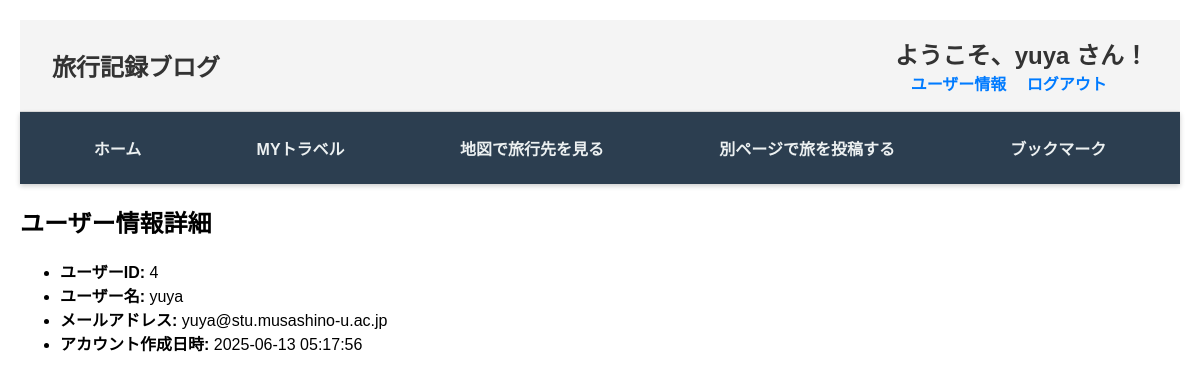
Screenshot of /users_data (signed in) with the database file from the repository.
### tables this page shows
CREATE TABLE users_table (
    id INTEGER PRIMARY KEY AUTOINCREMENT,
    u_name TEXT NOT NULL,
    email TEXT UNIQUE NOT NULL,
    password_hash TEXT NOT NULL,
    created_at TIMESTAMP DEFAULT CURRENT_TIMESTAMP
);

### routes/users_data.py (the view)
@users_data_bp.route('/users_data', methods=['GET'])
def users_data():
    if 'user_id' not in session:
        flash("ログインしてください")
        return redirect(url_for('login.login'))
    user_id = session['user_id']
    username = session.get('username', 'ゲスト')
    conn = sqlite3.connect('app.db')
    conn.row_factory = sqlite3.Row  # 辞書風アクセス可能に
    cursor = conn.cursor()
    cursor.execute("""
        SELECT id, u_name, email, created_at
        FROM users_table
        WHERE id = ?
    """, (user_id,))
    user = cursor.fetchone()
    conn.close()
    if user is None:
        flash("ユーザー情報が見つかりません。")
        return redirect(url_for('home.home'))
    return render_template(
        'users_data.html',
        user_id=user['id'],
        username=user['u_name'],
        email=user['email'],
        created_at=user['created_at']
    )

### templates/users_data.html (shortened to what this page needs)
<!DOCTYPE html>
<html lang="ja">
<head>
    <link rel="stylesheet" href="{{ url_for('static', filename='style.css') }}" />
</head>
<body>
    <div class="header-top">
        <h1 class="welcome-msg">旅行記録ブログ</h1>
        <div class="user-actions">
            <h1 class="welcome-msg">ようこそ、{{ username }} さん！</h1>
            <a href="{{ url_for('users_data.users_data') }}">ユーザー情報</a>
            <a href="{{ url_for('auth.logout') }}">ログアウト</a>
        </div>
    </div>
    {% set current = request.endpoint %}
    <div class="nav-links">
        <a href="{{ url_for('home.home') }}" class="{% if current == 'home.home' %}active{% endif %}">ホーム</a>
        <a href="{{ url_for('my_travel.my_travel') }}"
            class="{% if current == 'my_travel.my_travel' %}active{% endif %}">MYトラベル</a>
        <a href="{{ url_for('locations.locations') }}"
            class="{% if current == 'locations.locations' %}active{% endif %}">地図で旅行先を見る</a>
        <a href="{{ url_for('input.input') }}"
            class="{% if current == 'input.input' %}active{% endif %}">別ページで旅を投稿する</a>
        <a href="{{ url_for('favorite_bookmark.favorite_bookmark') }}"
            class="{% if current == 'favorite_bookmark.favorite_bookmark' %}active{% endif %}">ブックマーク</a>
    </div>
    <h2>ユーザー情報詳細</h2>
    <ul>
        <li><strong>ユーザーID:</strong> {{ user_id }}</li>
        <li><strong>ユーザー名:</strong> {{ username }}</li>
        <li><strong>メールアドレス:</strong> {{ email }}</li>
        <li><strong>アカウント作成日時:</strong> {{ created_at }}</li>
    </ul>
</body>
</html>

### static/style.css (style rules this page uses)
body { font-family: Arial, sans-serif; margin: 20px; }
.header-top { display: flex; justify-content: space-between; align-items: center; padding: 1rem 2rem; background-color: #f4f4f4; border-bottom: 1px solid #ddd; }
.welcome-msg { margin: 0; font-size: 1.5rem; color: #333; }
.user-actions a { margin-left: 1rem; text-decoration: none; color: #007BFF; font-weight: bold; transition: color 0.3s ease; }
.nav-links { position: sticky; top: 0; background-color: #2c3e50; padding: 1rem; display: flex; justify-content: space-around; align-items: center; z-index: 1000; box-shadow: 0 2px 5px rgba(0, 0, 0, 0.2); }
.nav-links a { color: #ecf0f1; text-decoration: none; font-weight: bold; padding: 0.5rem 1rem; transition: background-color 0.3s ease; border-radius: 5px; }

### rows the page displays
users_table: u_name "yuya", email "yuya@stu.musashino-u.ac.jp", created_at "2025-06-13 05:17:56"

### other values shown
{{ user_id }} "4"
